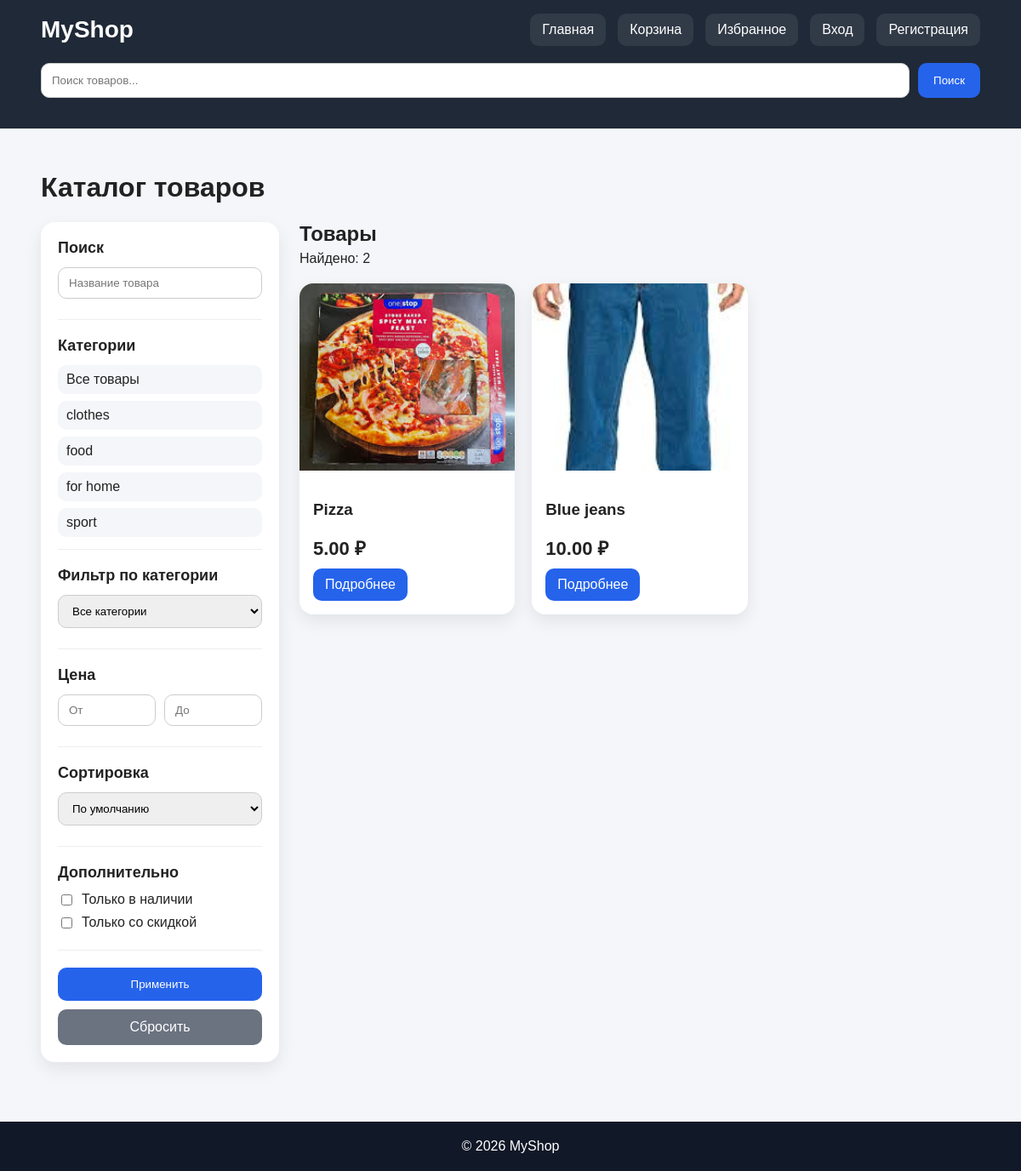
The page / on the database its author committed.
### web/models.py (models this page shows, shortened)
class Category(models.Model):
    name = models.CharField("Название", max_length=255)
    slug = models.SlugField("Slug", unique=True)
    description = models.TextField("Описание", blank=True)
    class Meta:
        verbose_name = "Категория"
        verbose_name_plural = "Категории"
        ordering = ["name"]

class Product(models.Model):
    category = models.ForeignKey(
        Category,
        on_delete=models.CASCADE,
        related_name="products",
        verbose_name="Категория",
    )
    name = models.CharField("Название", max_length=255)
    slug = models.SlugField("Slug", unique=True)
    description = models.TextField("Описание", blank=True)
    short_description = models.CharField("Краткое описание", max_length=300, blank=True)
    price = models.DecimalField("Цена", max_digits=10, decimal_places=2)
    discount_price = models.DecimalField(
        "Цена со скидкой",
        max_digits=10,
        decimal_places=2,
        blank=True,
        null=True,
    )
    image = models.ImageField("Изображение", upload_to="products/", blank=True, null=True)
    is_new = models.BooleanField("Новинка", default=False)
    in_stock = models.BooleanField("В наличии", default=True)
    created_at = models.DateTimeField("Дата создания", auto_now_add=True)
    updated_at = models.DateTimeField("Дата обновления", auto_now=True)
    class Meta:
        verbose_name = "Товар"
        verbose_name_plural = "Товары"
        ordering = ["-created_at"]
    @property
    def final_price(self):
        return self.discount_price if self.discount_price else self.price

### web/views.py (the view)
# urls.py: path("", home, name="home"),
def home(request):
    categories = Category.objects.all()
    products = Product.objects.select_related("category").all()
    products = apply_product_filters(request, products)
    return render(request, "web/home.html", {
        "categories": categories,
        "products": products,
    })

### web/templates/web/home.html (shortened to what this page needs)
{% extends "web/base.html" %}
{% block content %}
<h1>Каталог товаров</h1>
<div class="shop-layout">
    <aside class="filters">
        <form method="get" action="{% url 'home' %}">
            <div class="filter-group">
                <h3>Поиск</h3>
                <input type="text" name="q" placeholder="Название товара" value="{{ request.GET.q }}">
            </div>
            <div class="filter-group">
                <h3>Категории</h3>
                <div class="catalog-list">
                    <a href="{% url 'home' %}">Все товары</a>
                    {% for category in categories %}
                        <a href="{% url 'category_detail' category.slug %}">{{ category.name }}</a>
                    {% endfor %}
                </div>
            </div>
            <div class="filter-group">
                <h3>Фильтр по категории</h3>
                <select name="category">
                    <option value="">Все категории</option>
                </select>
            </div>
            <div class="filter-group">
                <h3>Цена</h3>
                <div class="price-row">
                    <input type="number" name="price_from" placeholder="От" value="{{ request.GET.price_from }}">
                    <input type="number" name="price_to" placeholder="До" value="{{ request.GET.price_to }}">
                </div>
            </div>
            <div class="filter-group">
                <h3>Сортировка</h3>
                <select name="sort">
                    <option value="">По умолчанию</option>
                </select>
            </div>
            <div class="filter-group">
                <h3>Дополнительно</h3>
                <label class="filter-option">
                    <input type="checkbox" name="in_stock" value="1" {% if request.GET.in_stock == '1' %}checked{% endif %}>
                    Только в наличии
                </label>
                <label class="filter-option">
                    <input type="checkbox" name="sale" value="1" {% if request.GET.sale == '1' %}checked{% endif %}>
                    Только со скидкой
                </label>
            </div>
            <div class="filter-buttons">
                <button type="submit" class="filter-btn">Применить</button>
                <a href="{% url 'home' %}" class="filter-reset">Сбросить</a>
            </div>
        </form>
    </aside>
    <section>
        <div class="products-top">
            <div>
                <h2 style="margin: 0;">Товары</h2>
                <p style="margin: 6px 0 0 0;">Найдено: {{ products|length }}</p>
            </div>
        </div>
        <div class="products-grid">
            {% for product in products %}
                <div class="card">
                    {% if product.image %}
                        <img src="{{ product.image.url }}" alt="{{ product.name }}">
                    {% endif %}
                    <div class="card-body">
                        <h3>{{ product.name }}</h3>
                        <div class="price">
                            {{ product.final_price }} ₽
                        </div>
                        <a href="{% url 'product_detail' product.slug %}" class="btn">Подробнее</a>
                    </div>
                </div>
            {% empty %}
                <p>Товары не найдены.</p>
            {% endfor %}
        </div>
    </section>
</div>
{% endblock %}

### web/templates/web/base.html (shortened to what this page needs)
{% load static %}
<!DOCTYPE html>
<html lang="ru">
<head>
</head>
<body>
<header>
    <div class="container">
        <div class="header-row">
            <a href="{% url 'home' %}" class="logo">MyShop</a>
            <nav class="nav">
                <a href="{% url 'home' %}">Главная</a>
                <a href="{% url 'cart' %}">Корзина</a>
                <a href="{% url 'favorites' %}">Избранное</a>
                {% if user.is_authenticated %}
                    <a href="#">{{ user.username }}</a>
                    <a href="{% url 'logout' %}">Выход</a>
                {% else %}
                    <a href="{% url 'login' %}">Вход</a>
                    <a href="{% url 'register' %}">Регистрация</a>
                {% endif %}
            </nav>
        </div>
        <form method="get" action="{% url 'search' %}" class="search-form">
            <input type="text" name="q" placeholder="Поиск товаров..." value="{{ request.GET.q }}">
            <button type="submit">Поиск</button>
        </form>
    </div>
</header>
<main class="container section">
    {% block content %}{% endblock %}
</main>
<footer>
    <div class="container">© {% now "Y" %} MyShop</div>
</footer>
</body>
</html>

### web/templates/web/base.html (style rules this page uses)
body { font-family: Arial, sans-serif; margin: 0; background: #f4f6f9; color: #222; }
.container { width: min(1200px, 92%); margin: 0 auto; }
header { background: #1f2937; color: white; padding: 16px 0; }
.header-row { display: flex; align-items: center; justify-content: space-between; gap: 20px; flex-wrap: wrap; }
.logo { color: white; font-size: 28px; font-weight: bold; text-decoration: none; }
.nav { display: flex; gap: 14px; flex-wrap: wrap; }
.nav a { color: white; text-decoration: none; background: rgba(255,255,255,0.08); padding: 10px 14px; border-radius: 10px; }
.search-form { display: flex; gap: 10px; flex-wrap: wrap; margin: 20px 0; }
.search-form input { flex: 1; min-width: 220px; padding: 12px; border-radius: 10px; border: 1px solid #ccc; }
.search-form button { padding: 12px 18px; border: none; border-radius: 10px; background: #2563eb; color: white; cursor: pointer; }
.products-grid { display: grid; grid-template-columns: repeat(auto-fill, minmax(240px, 1fr)); gap: 20px; }
.card { background: white; border-radius: 16px; overflow: hidden; box-shadow: 0 8px 20px rgba(0,0,0,0.08); }
.card img { width: 100%; height: 220px; object-fit: cover; display: block; }
.card-body { padding: 16px; }
.btn { display: inline-block; padding: 10px 14px; border-radius: 10px; text-decoration: none; border: none; cursor: pointer; background: #2563eb; color: white; }
.price { font-size: 22px; font-weight: bold; margin: 10px 0; }
.section { padding: 30px 0; }
footer { margin-top: 40px; background: #111827; color: white; padding: 20px 0; text-align: center; }

### web/templates/web/home.html (style rules this page uses)
* { box-sizing: border-box; }
.shop-layout { display: grid; grid-template-columns: 280px 1fr; gap: 24px; align-items: start; }
.filters { background: white; border-radius: 16px; padding: 20px; box-shadow: 0 8px 20px rgba(0,0,0,0.08); position: sticky; top: 20px; overflow: hidden; }
.filter-group { margin-bottom: 20px; padding-bottom: 14px; border-bottom: 1px solid #eee; }
.filter-group h3 { margin: 0 0 12px 0; font-size: 18px; }
.filter-group input[type="text"], .filter-group input[type="number"], .filter-group select { width: 100%; max-width: 100%; padding: 10px 12px; border-radius: 10px; border: 1px solid #ccc; margin-bottom: 10px; display: block; }
.price-row { display: grid; grid-template-columns: 1fr 1fr; gap: 10px; }
.filter-option { display: flex; align-items: center; gap: 8px; margin-bottom: 8px; }
.catalog-list { display: flex; flex-direction: column; gap: 8px; }
.catalog-list a { text-decoration: none; color: #222; padding: 8px 10px; border-radius: 10px; background: #f4f6f9; }
.filter-buttons { display: flex; flex-direction: column; gap: 10px; margin-top: 10px; }
.filter-btn, .filter-reset { width: 100%; max-width: 100%; display: block; text-align: center; padding: 12px 14px; border: none; border-radius: 10px; text-decoration: none; cursor: pointer; }
.filter-btn { background: #2563eb; color: white; }
.filter-reset { background: #6b7280; color: white; }
.products-top { display: flex; justify-content: space-between; align-items: center; gap: 16px; margin-bottom: 20px; flex-wrap: wrap; }

### rows shown on the page
Category: name "clothes"
Category: name "food"
Category: name "for home"
Category: name "sport"
Product: image (picture), name "Pizza", final_price "5.00"
Product: image (picture), name "Blue jeans", final_price "10.00"

### other values the page prints
{{ products|length }} "2"
